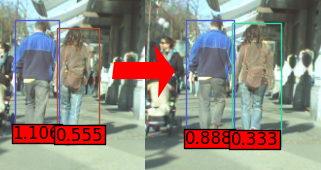
#> input picture Rapport/Track_frag.png, 321 x 170 px, given in place of image_00000105_0.png, which was not available
$ python display_annotate_windows.py 5
#> lines starting #> are read from the running program, lines starting #| are printed output that depends on the picture; pictures that were not available may be replaced by others from this repository, and a replacement may not be noted
### classify.py
#!/usr/bin/python2
# coding=utf-8

# Base Python File (classify.py)
# Created: Tue 06 Dec 2011 11:28:32 AM CET
# Version: 1.0
#
# This Python script was developped by François-Xavier Thomas.
# You are free to copy, adapt or modify it.
# If you do so, however, leave my name somewhere in the credits, I'd appreciate it ;)
#
# (ɔ) François-Xavier Thomas <fx.thomas@gmail.com>

from hog import *
from numpy import *
from scipy import *
from scipy.signal import convolve2d
from scipy.cluster.vq import vq
from pylab import *
from sys import stdout
from harris import *

nrandomiter = 400
nmaxwin = 20
min_win_size = 24
max_win_size = 500
threshold_before_op = 0.
threshold_after_op = 15.

# [55 lines left out: functions inside, compute_lut, sat_compute, not called in this run]

def sat_sum (sat, x0, y0, x1, y1, k):
  return sat[x0,y0,k] + sat[x1,y1,k] - sat[x0,y1,k] - sat[x1,y0,k]

# [8 lines left out: function classifyWindow, not called in this run]

def gimp2win(ih):
  return lambda (x0,y0,x1,y1):(ih-y1,x0,ih-y0,x1)

# [135 lines left out: functions gauss_kernel_for_size, insert_sorted, overlap, mean_window, purge_overlap, purge_reduce and 2 more, not called in this run]

def display_windows (image, windows, scores, block=True, title_text=None):
  ih,iw = image.shape
  fig = figure()
  if (title_text != None):
    title (title_text)
  imshow (image[::-1,:], cmap=cm.gray)
  for (wi, sc) in zip(windows, scores):
    i0,j0,i1,j1 = wi
    fig.gca().add_patch (Rectangle((j0,ih-i1), width=(j1-j0), height=(i1-i0), fill=False, color="#ff0000"))
    text (j0,ih-i1, "{0:.3f}".format(sc), bbox=dict(facecolor='red'))
  show(block=block)

### display_annotate_windows.py
#!/usr/bin/python2
# coding=utf-8

# Base Python File (display_annotate_windows.py)
# Created: Tue 17 Jan 2012 11:13:23 AM CET
# Version: 1.0
#
# This Python script was developped by François-Xavier Thomas.
# You are free to copy, adapt or modify it.
# If you do so, however, leave my name somewhere in the credits, I'd appreciate it ;)
#
# (ɔ) François-Xavier Thomas <fx.thomas@gmail.com>

# Usage: ./display_annotate_windows.py <start_index>

import classify as cl
from scipy import *
from numpy import *
from pylab import *
from scipy.io import loadmat
from sys import argv

images = loadmat ("seq_ethms_results.mat")["images"].squeeze()
#> (reads seq_ethms_results.mat from the repository)

for i in range (int(argv[1]), int(argv[1]) + len (images)):
  wins, imname, _ = images[i]

  winl = []
  for j in range (len (wins)):
    winl.append ((wins[j,1], wins[j,0], wins[j,3], wins[j,2]))

  im = mean (imread ("images/ethms/" + str(imname[0])), 2)
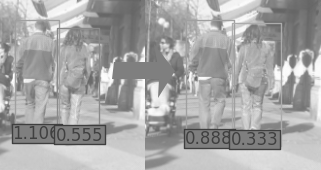
#> im: shape (170, 321) float32; min 0.25, max 0.996, mean 0.657

  cl.display_windows (im[::-1,:], winl, [ii for ii in range (len (wins))], block=True, title_text="Frame {0}".format(i))
#> in display_windows, `show(block=block)`:
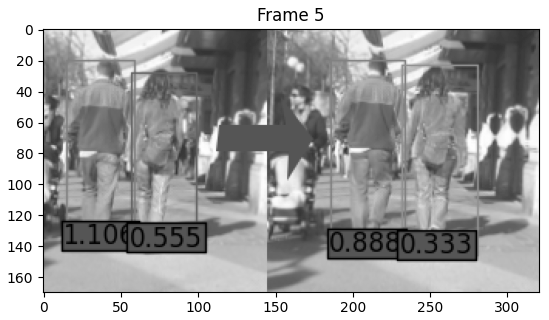
#> figure drawn by matplotlib, 1 panel
#> pass 2 of the loop `for i in range (int(argv[1]), int(argv[1]) + len (images)):`:
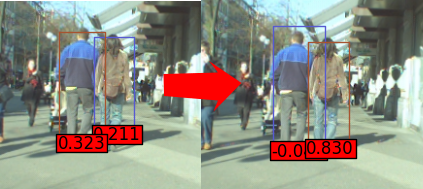
#> input picture Rapport/Track_switch.png, 423 x 189 px, given in place of image_00000106_0.png, which was not available
#> `im = mean (imread ("images/ethms/" + str(imname[0])), 2)`:
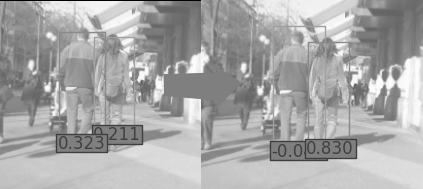
#> im: shape (189, 423) float32; min 0, max 0.995, mean 0.662
#> in display_windows (call 2), `show(block=block)`:
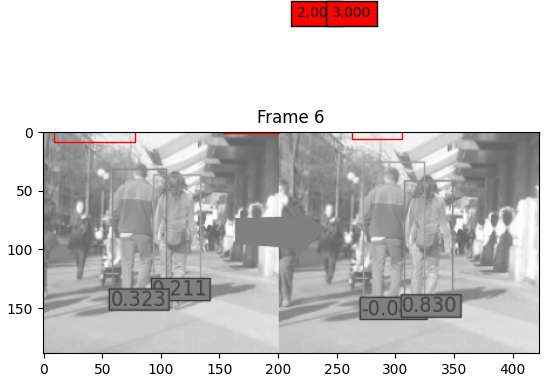
#> figure drawn by matplotlib, 1 panel
#> (the run stopped early here; a loop or call above may not have finished)
